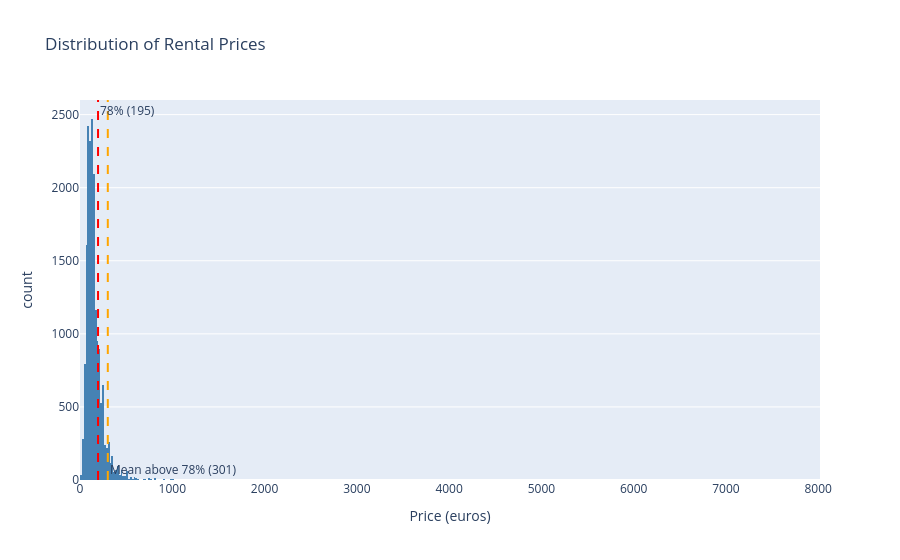

The notebook cell this image was saved under:
### Code cell
fig = px.histogram(data, x='price', nbins=500,
                   title='Distribution of Rental Prices',
                   labels={'price': 'Price (euros)'},
                   color_discrete_sequence=['steelblue'])

fig.add_vline(x=price_78, line_dash='dash', line_color='red', 
              annotation_text=f'78% ({price_78:.0f})')
fig.add_vline(x=average_above_78, line_dash='dash', line_color='orange', 
              annotation_text=f'Mean above 78% ({mean_above_78:.0f})',
             annotation_position='bottom right')

fig.show()

### Figure 1 — Plotly figure (JSON) as saved in the notebook; plotly's stock layout.template omitted (floating-point values rounded to 4 significant figures; data arrays with more than 128 entries replaced by an {"elided": "..."} marker saying what was removed)
{"data": [{"bingroup": "x", "hovertemplate": "Price (euros)=%{x}<br>count=%{y}<extra></extra>", "legendgroup": "", "marker": {"color": "steelblue", "pattern": {"shape": ""}}, "name": "", "nbinsx": 500, "orientation": "v", "showlegend": false, "type": "histogram", "x": {"elided": "17825 int values"}, "xaxis": "x", "yaxis": "y"}], "layout": {"annotations": [{"showarrow": false, "text": "78% (195)", "x": 195, "xanchor": "left", "xref": "x", "y": 1, "yanchor": "top", "yref": "y domain"}, {"showarrow": false, "text": "Mean above 78% (301)", "x": 300.8, "xanchor": "left", "xref": "x", "y": 0, "yanchor": "bottom", "yref": "y domain"}], "barmode": "relative", "legend": {"tracegroupgap": 0}, "shapes": [{"line": {"color": "red", "dash": "dash"}, "type": "line", "x0": 195, "x1": 195, "xref": "x", "y0": 0, "y1": 1, "yref": "y domain"}, {"line": {"color": "orange", "dash": "dash"}, "type": "line", "x0": 300.8, "x1": 300.8, "xref": "x", "y0": 0, "y1": 1, "yref": "y domain"}], "title": {"text": "Distribution of Rental Prices"}, "xaxis": {"anchor": "y", "domain": [0, 1], "title": {"text": "Price (euros)"}}, "yaxis": {"anchor": "x", "domain": [0, 1], "title": {"text": "count"}}}}
